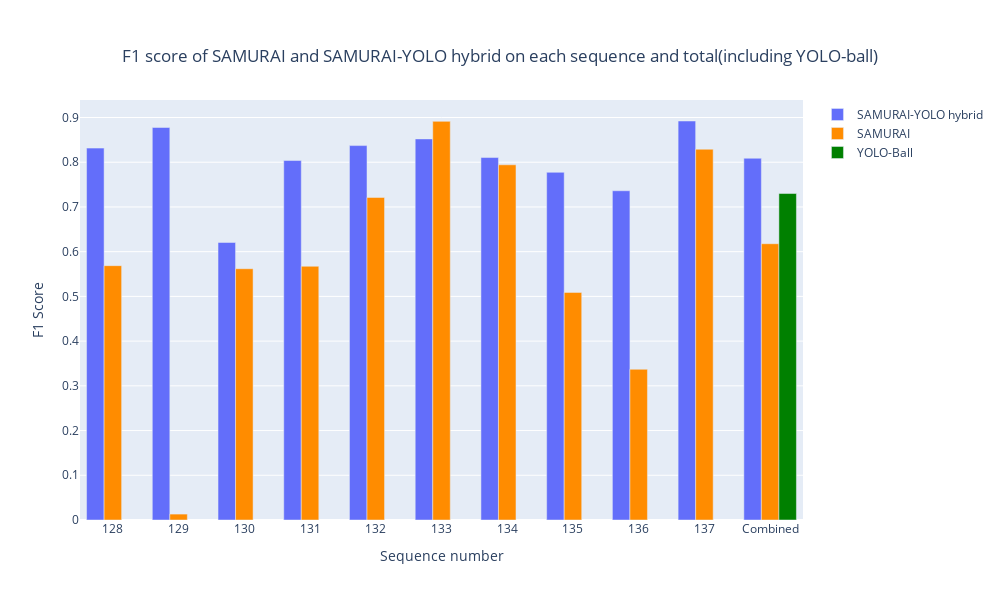

Here is the notebook cell this chart was saved with:
### Code cell
data_hybrid = {
    "Sequence": [128, 129, 130, 131, 132, 133, 134, 135, 136, 137],
    "TP": [464, 445, 287, 383, 540, 556, 511, 475, 434, 604],
    "FP": [77, 86, 262, 73, 167, 150, 196, 53, 198, 74],
    "TN": [98, 181, 112, 180, 1, 1, 1, 3, 5, 0],
    "FN": [111, 38, 89, 114, 43, 43, 43, 219, 113, 72]
}

data_samurai = {
    "Sequence": [128, 129, 130, 131, 132, 133, 134, 135, 136, 137],
    "TP": [298, 5, 293, 297, 423, 603, 494, 256, 152, 531],
    "FP": [452, 745, 457, 453, 327, 147, 256, 494, 598, 219],
    "TN": [0, 0, 0, 0, 0, 0, 0, 0, 0, 0],
    "FN": [0, 0, 0, 0, 0, 0, 0, 0, 0, 0]
}

# Convert to DataFrame
df_hybrid = pd.DataFrame(data_hybrid)
df_samurai = pd.DataFrame(data_samurai)

# Calculate F1 score
def calculate_f1_score(tp, fp, fn):
    precision = tp / (tp + fp) if (tp + fp) > 0 else 0
    recall = tp / (tp + fn) if (tp + fn) > 0 else 0
    f1 = 2 * (precision * recall) / (precision + recall) if (precision + recall) > 0 else 0
    return f1

df_hybrid["F1"] = df_hybrid.apply(lambda row: calculate_f1_score(row["TP"], row["FP"], row["FN"]), axis=1)
df_samurai["F1"] = df_samurai.apply(lambda row: calculate_f1_score(row["TP"], row["FP"], row["FN"]), axis=1)

# Add a row for combined metrics
combined_hybrid_f1 = calculate_f1_score(df_hybrid["TP"].sum(), df_hybrid["FP"].sum(), df_hybrid["FN"].sum())
combined_samurai_f1 = calculate_f1_score(df_samurai["TP"].sum(), df_samurai["FP"].sum(), df_samurai["FN"].sum())

df_hybrid.loc["Combined"] = ["Combined"] + [None] * 4 + [combined_hybrid_f1]
df_samurai.loc["Combined"] = ["Combined"] + [None] * 4 + [combined_samurai_f1]

# Create the bar plot for F1 scores
fig = go.Figure()

fig.add_trace(go.Bar(
    x=df_hybrid["Sequence"].astype(str),
    y=df_hybrid["F1"],
    name="SAMURAI-YOLO hybrid",

))

fig.add_trace(go.Bar(
    x=df_samurai["Sequence"].astype(str),
    y=df_samurai["F1"],
    name="SAMURAI",
    marker_color="darkorange"

))

# Add "YOLO Ball" marker for combined row
yolo_f1_score = [None] * len(df_hybrid)  # Default values
yolo_f1_score[-1] = 0.73  # Set for the combined row
fig.add_trace(go.Bar(
    x=df_hybrid["Sequence"].astype(str),
    y=yolo_f1_score,
    name="YOLO-Ball",
    marker_color="green"
))

# Update layout
fig.update_layout(
    title={
        'text': "F1 score of SAMURAI and SAMURAI-YOLO hybrid on each sequence and total(including YOLO-ball)",
        'x': 0.5,  # Center the title
        'xanchor': 'center',  # Anchor the title at the center
        'yanchor': 'top'  # Optional: Adjust vertical anchoring
        },
    xaxis_title="Sequence number",
    yaxis_title="F1 Score",
    barmode="group",
    template="plotly",
    height=600,
    width=1000
)

# Show the plot
fig.show()

### Figure 1 — Plotly figure (JSON) as saved in the notebook; plotly's stock layout.template omitted (floating-point values rounded to 4 significant figures)
{"data": [{"name": "SAMURAI-YOLO hybrid", "x": ["128", "129", "130", "131", "132", "133", "134", "135", "136", "137", "Combined"], "y": [0.8315, 0.8777, 0.6205, 0.8038, 0.8372, 0.8521, 0.8105, 0.7774, 0.7362, 0.8922, 0.8088], "type": "bar"}, {"marker": {"color": "darkorange"}, "name": "SAMURAI", "x": ["128", "129", "130", "131", "132", "133", "134", "135", "136", "137", "Combined"], "y": [0.5687, 0.01325, 0.5618, 0.5673, 0.7212, 0.8914, 0.7942, 0.5089, 0.337, 0.829, 0.6178], "type": "bar"}, {"marker": {"color": "green"}, "name": "YOLO-Ball", "x": ["128", "129", "130", "131", "132", "133", "134", "135", "136", "137", "Combined"], "y": [null, null, null, null, null, null, null, null, null, null, 0.73], "type": "bar"}], "layout": {"title": {"text": "F1 score of SAMURAI and SAMURAI-YOLO hybrid on each sequence and total(including YOLO-ball)", "x": 0.5, "xanchor": "center", "yanchor": "top"}, "xaxis": {"title": {"text": "Sequence number"}}, "yaxis": {"title": {"text": "F1 Score"}}, "barmode": "group", "height": 600, "width": 1000}}
